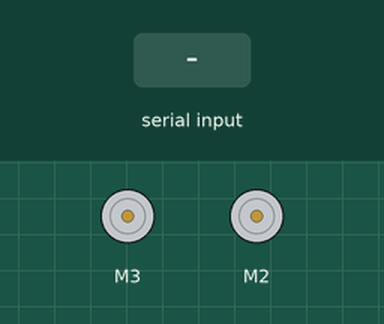
Simulated run of this sketch. Board: Arduino Uno, built with avr-gcc and run on an emulated ATmega328P. On the bench: 2 × DC motor (green arrow = forward, orange = backward, longer = faster). The inputs (shaded band) are chosen by the test bench.

Above: at 1.2 s.
1.3 s: "1" received over Serial
At 1.6 s:
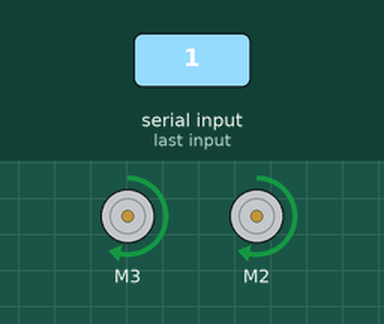
2.8 s: "2" received over Serial
At 4.0 s:
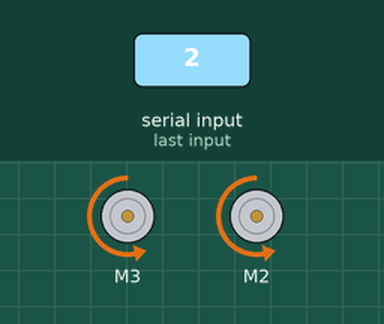
4.3 s: "3" received over Serial
At 5.1 s:
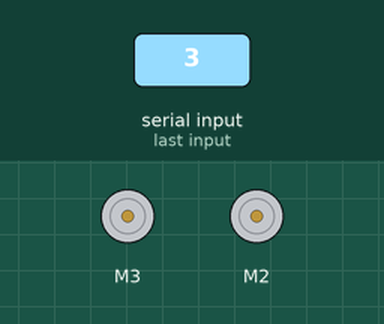
Timing chart, 0 to 7.3 s (numbered marks = the images above; inputs shaded):
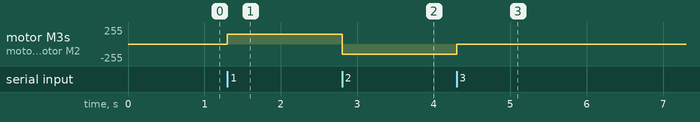

The sketch:

afmotor.ino
```cpp
#include <AFMotor.h>
AF_DCMotor M1(3);
AF_DCMotor M2(2);

void setup() {
  Serial.begin(9600);
}

void loop() {
   M1.setSpeed(150);
   M2.setSpeed(150);

   if (Serial.available() > 0) {
    char received = Serial.read();
    if (received == '1') {
      M1.run(FORWARD);
      M2.run(FORWARD);
    }

    else if (received == '2') {
      M1.run(BACKWARD);
      M2.run(BACKWARD);
    }
    else if (received == '3') {
      M1.run(RELEASE);
      M2.run(RELEASE);
    }
}
}
```

Measured:
- after the input at 1.3 s, motor M3, motor M2: stopped → forward 150/255 at once
- after the input at 2.8 s, motor M3, motor M2: forward 150/255 → backward 150/255 at once
- after the input at 4.3 s, motor M3, motor M2: backward 150/255 → stopped at once
